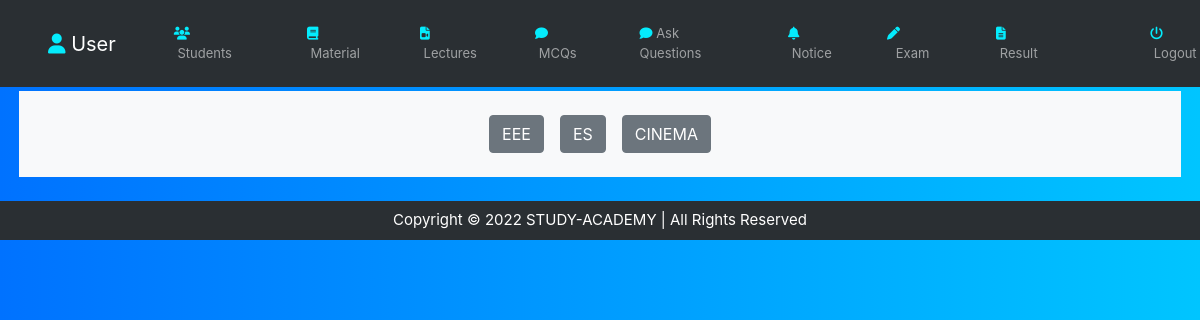
Page /faculty/ask_question.php?d_id=2&semester=1 (signed in) on the committed database.
### tables this page shows
CREATE TABLE `subject` (
  `sub_id` int(25) NOT NULL,
  `short_name` varchar(255) DEFAULT NULL,
  `subject` varchar(255) NOT NULL,
  `d_id` int(25) NOT NULL,
  `semester` int(10) NOT NULL,
  `create_time` datetime NOT NULL DEFAULT current_timestamp(),
  `update_time` datetime DEFAULT NULL
);

### inc/function.php (called while the page is built, shortened)
<?php
require '../db/dbcon.php';
	?>
<?php
function sub_id($sub_id) {
	global $con;
	    $Select_Subject = "SELECT subject.subject FROM subject WHERE sub_id=$sub_id";
	    $SelectResult = mysqli_query($con, $Select_Subject);
	    $row = mysqli_fetch_array($SelectResult);
	     return $row['subject'];
}
function safe_string($str) {
	global $con;
	   	$str = trim($str);
  		$str = stripslashes($str);
  		$str = strip_tags($str);
  		$str = htmlspecialchars($str);
	   	$str = mysqli_real_escape_string($con,$str);
	return $str;
}
?>

### faculty/ask_question.php (the view, shortened to what this page needs)
<?php
include '../inc/faculty.php';
require '../db/dbcon.php';
if (isset($_SESSION['d_id']) && isset($_GET['semester']) && $_GET['semester'] != '') {
$semester=safe_string( $_GET['semester']);
$d_id=$_SESSION['d_id'];
if (isset($_GET['sub_id'])) {
    $sub_id=safe_string( $_GET['sub_id']);
} else {
    $sub_id='';
}
echo'<body>
    <div class="container-fluid">
    <center class="bg-light m-1"> ';
$subjectSQL="SELECT sub_id,subject FROM subject WHERE d_id=$d_id AND semester=$semester";
$SubSqlResult=mysqli_query($con,$subjectSQL);
if (mysqli_num_rows($SubSqlResult)==0) {
    echo '<p class="text-center text-danger bg-light mt-3 font-weight-bold">No Subjects found !</p>';
}else{
    while ($subRow=mysqli_fetch_assoc($SubSqlResult)) {
       if ($subRow['sub_id'] == $sub_id) {
            echo '<a class="btn btn-success  m-2 my-4" href="ask_question.php?d_id='.$d_id.'&semester='.$semester.'&sub_id='.$subRow['sub_id'].'">' . sub_id($subRow['sub_id']) . '</a>';
        } else {
            echo '<a class="btn btn-secondary  m-2 my-4" href="ask_question.php?d_id='.$d_id.'&semester='.$semester.'&sub_id='.$subRow['sub_id'].'">' . sub_id($subRow['sub_id']) . '</a>';
        }
    }
}
echo'</center>';
?>
</div>
    <?php } include 'footer.php'; ?>

### inc/faculty.php (style rules this page uses)
table,th,td, center { font-size: 12px; }
body { background: #00c6ff; background: linear-gradient(to right, #0072ff, #00c5ff); }

### rows in the picture
subject: sub_id($subRow['sub_id']) "EEE"
subject: sub_id($subRow['sub_id']) "ES"
subject: sub_id($subRow['sub_id']) "CINEMA"
